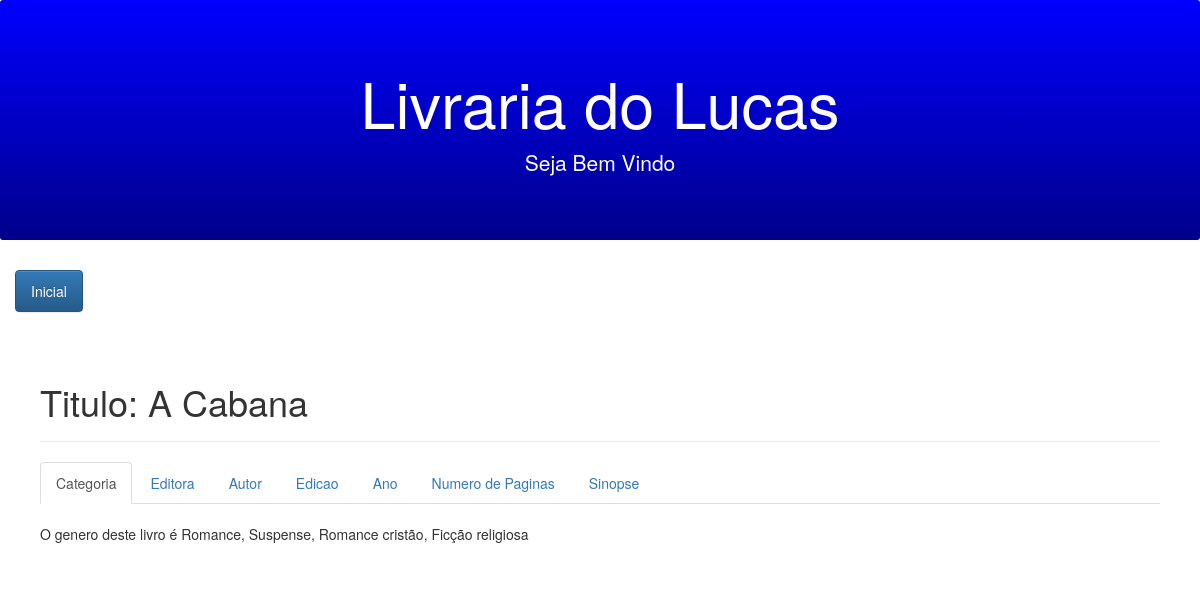
The app's page /detalhes.php?id=15 with its own data.
### tables this page shows
CREATE TABLE `livraria` (
  `id` int(11) NOT NULL,
  `titulo` varchar(220) NOT NULL,
  `categoria` varchar(220) NOT NULL,
  `sinopse` varchar(1000) NOT NULL,
  `editora` varchar(100) NOT NULL,
  `autor` varchar(100) NOT NULL,
  `edicao` varchar(100) NOT NULL,
  `ano` varchar(100) NOT NULL,
  `num_paginas` varchar(100) NOT NULL,
  `imagem` varchar(100) NOT NULL,
  `created` datetime NOT NULL,
  `modified` datetime DEFAULT NULL
);

### detalhes.php (the view, shortened to what this page needs)
 <?php include_once("conexao.php");
$id = $_GET['id'];
$result_livros = "SELECT * FROM livraria WHERE id='$id'";
$resultado_livros = mysqli_query($conn, $result_livros);
$row_livros = mysqli_fetch_assoc($resultado_livros);
?>
<!DOCTYPE html>
<html lang="pt-br">
	<head>
		<link href="css/bootstrap.min.css" rel="stylesheet">
		<link rel="stylesheet" href="https://maxcdn.bootstrapcdn.com/bootstrap/4.1.3/css/bootstrap.min.css">
        <link href="css/bootstrap.min.css" rel="stylesheet">
        <link rel="stylesheet" href="https://maxcdn.bootstrapcdn.com/bootstrap/3.3.7/css/bootstrap.min.css">
        <link rel="stylesheet" href="https://maxcdn.bootstrapcdn.com/bootstrap/3.3.7/css/bootstrap-theme.min.css">
        <div class="jumbotron header text-center">
            <h1>Livraria do Lucas</h1>
            <p>Seja Bem Vindo</p>
        </div>
        <div id="menu text-center">
            <ul class="nav ml-4">
                <li class="nav-item">
                <a href="index.php" class="btn btn-primary" role="button">Inicial</a>
                </li>
            </ul>
        </div>
        <br>
	</head>
	<body>
		<div class="container theme-showcase" role="main">
			<div class="page-header">
				<h1>Titulo: <?php echo $row_livros['titulo']; ?></h1>
			</div>
			<div>
			  <ul class="nav nav-tabs" role="tablist">
				<li role="presentation" class="active"><a href="#home" aria-controls="home" role="tab" data-toggle="tab">Categoria</a></li>
				<li role="presentation"><a href="#profile" aria-controls="profile" role="tab" data-toggle="tab">Editora</a></li>
				<li role="presentation"><a href="#messages" aria-controls="messages" role="tab" data-toggle="tab">Autor</a></li>
				<li role="presentation"><a href="#settings" aria-controls="settings" role="tab" data-toggle="tab">Edicao</a></li>
				<li role="presentation"><a href="#detalhes" aria-controls="detalhes" role="tab" data-toggle="tab">Ano</a></li>
				<li role="presentation"><a href="#tutores" aria-controls="tutores" role="tab" data-toggle="tab">Numero de Paginas</a></li>
				<li role="presentation"><a href="#sinopse" aria-controls="sinopse" role="tab" data-toggle="tab">Sinopse</a></li>
			  </ul>
			  <div class="tab-content">
				<div role="tabpanel" class="tab-pane active" id="home"><br>
					<p> O genero deste livro é <?php echo $row_livros['categoria']; ?> </p>
				</div>
				</div>
			  </div>
			</div>
	</body>
</html>

### detalhes.php (style rules this page uses)
.jumbotron.header { background-color: blue; color: white; background-image: linear-gradient(blue, #00008B); }
div.container { padding: 10px; }

### records on screen
livraria: titulo "A Cabana", categoria "Romance, Suspense, Romance cristão, Ficção religiosa"
